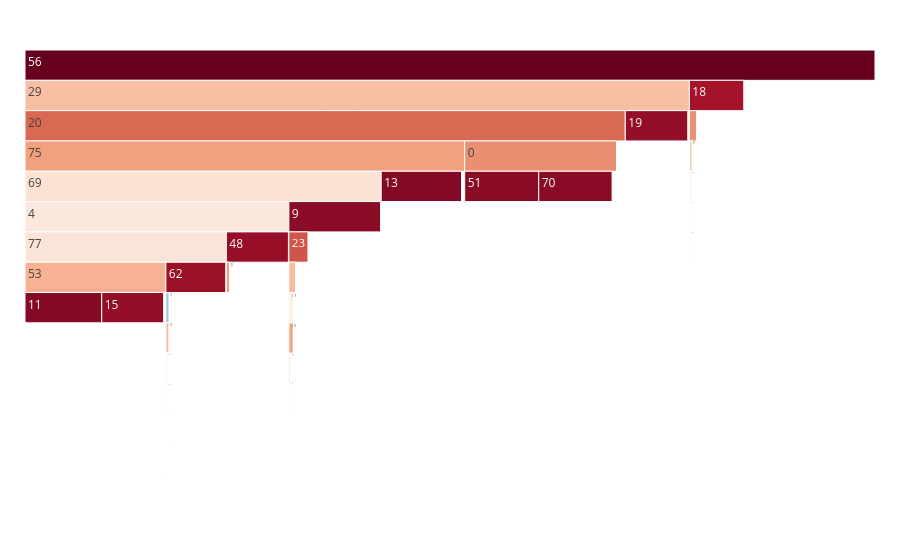

Notebook code cell kept with this figure:
### Code cell
fig = make_icicle(path_templ(18))
fig.show()

### Figure 1 — Plotly figure (JSON) as saved in the notebook; plotly's stock layout.template omitted (floating-point values rounded to 4 significant figures)
{"data": [{"labels": ["0", "1", "2", "3", "4", "5", "6", "7", "8", "9", "10", "11", "12", "13", "14", "15", "16", "17", "18", "19", "20", "21", "22", "23", "24", "25", "26", "27", "28", "29", "30", "31", "32", "33", "34", "35", "36", "37", "38", "39", "40", "41", "42", "43", "44", "45", "46", "47", "48", "49", "50", "51", "52", "53", "54", "55", "56", "57", "58", "59", "60", "61", "62", "63", "64", "65", "66", "67", "68", "69", "70", "71", "72", "73", "74", "75", "76", "77", "78", "79"], "marker": {"cmid": 2.952, "colors": [5.889, 0, 0.6931, 0, 3.638, 0, 0, 0, 0, 8.692, 5.635, 8.747, 0, 8.798, 0, 8.537, 0, 0, 8.266, 8.547, 6.583, 0.6931, 0, 6.954, 0, 2.197, 1.609, 0, 1.099, 4.868, 2.398, 3.332, 0, 4.913, 1.946, 0, 3.296, 4.522, 5.838, 3.912, 0.6931, 0.6931, 4.382, 0, 4.977, 5.429, 1.386, 0, 8.48, 3.401, 0, 8.715, 2.079, 5.182, 4.205, 0.6931, 9.288, 0, 0.6931, 0, 1.099, 0, 8.445, 0, 0, 1.386, 3.135, 0, 2.708, 3.912, 8.704, 3.714, 1.099, 3.332, 3.989, 5.568, 0.6931, 3.807, 1.609, 1.099], "colorscale": [[0, "rgb(5,48,97)"], [0.1, "rgb(33,102,172)"], [0.2, "rgb(67,147,195)"], [0.3, "rgb(146,197,222)"], [0.4, "rgb(209,229,240)"], [0.5, "rgb(247,247,247)"], [0.6, "rgb(253,219,199)"], [0.7, "rgb(244,165,130)"], [0.8, "rgb(214,96,77)"], [0.9, "rgb(178,24,43)"], [1, "rgb(103,0,31)"]]}, "parents": ["20", "7", "38", "18", "69", "73", "23", "70", "41", "69", "48", "53", "54", "75", "30", "53", "9", "8", "56", "29", "29", "62", "71", "9", "10", "66", "8", "41", "44", "56", "54", "44", "65", "21", "42", "31", "11", "38", "18", "45", "21", "10", "39", "25", "23", "31", "39", "37", "4", "33", "62", "0", "30", "77", "65", "70", "", "66", "42", "52", "48", "49", "77", "74", "66", "74", "71", "11", "7", "75", "0", "73", "45", "49", "37", "20", "33", "4", "52", "25"], "root": {"color": "lightgrey"}, "tiling": {"orientation": "v"}, "type": "icicle", "values": [361, 1, 2, 1, 38, 1, 1, 1, 1, 5953, 280, 6293, 1, 6618, 1, 5100, 1, 1, 3888, 5149, 723, 2, 1, 1047, 1, 9, 5, 1, 3, 130, 11, 28, 1, 136, 7, 1, 27, 92, 343, 50, 2, 2, 80, 1, 145, 228, 4, 1, 4817, 30, 1, 6095, 8, 178, 67, 2, 10806, 1, 2, 1, 3, 1, 4653, 1, 1, 4, 23, 1, 15, 50, 6024, 41, 3, 28, 54, 262, 2, 45, 5, 3]}], "layout": {"margin": {"b": 25, "l": 25, "r": 25, "t": 50}}}
